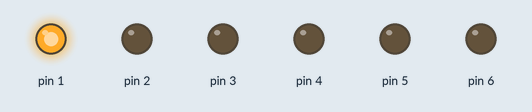
Simulated run of this sketch. Board: Arduino Uno, built with avr-gcc and run on an emulated ATmega328P. Parts: output pins drawn as LEDs (lit = HIGH).

Above: at 0.1 s.
At 0.5 s:
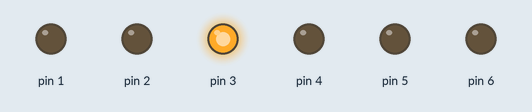
At 0.9 s:
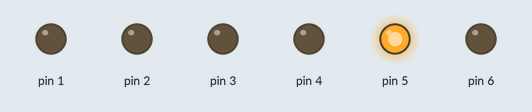
At 1.1 s:
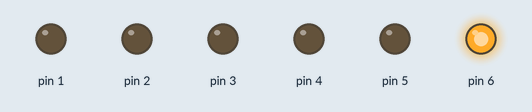
At 1.9 s:
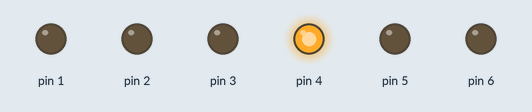
At 2.7 s:
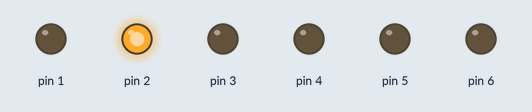
Timing chart, 0 to 3.0 s (numbered marks = the images above):
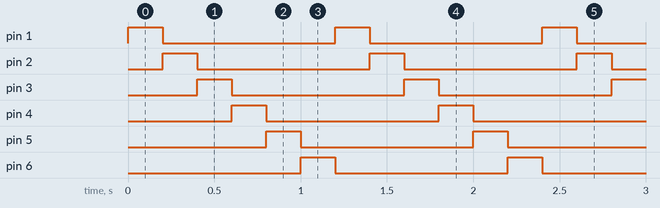

Measured:
- by itself, pin 1–6: alternates HIGH for 0.20 s and LOW for 1.0 s
- by itself, everything shown: repeats every 1.2 s, in 6 steps

The sketch:

02-led-series.ino.ino
```cpp
int delayms = 200;
int numLEDs = 6;
void setup() {
  int ledPin;                          //ledPin will be set to 1,2,3,4,5,6, 7 and 8.
  for (ledPin = 1; ledPin <= numLEDs; ledPin++)  //In turn set 1 ~ 8 digital pins to output mode
    pinMode(ledPin, OUTPUT);                     //Set the  ledPin pin to output mode
}

void loop() {
  int ledPin;                          //ledPin will be set to 1,2,3,4,5,6, 7 and 8.
  for (ledPin = 1; ledPin <= numLEDs; ledPin++)  //Every 200ms on in order LED1 ~ 8
  {
    digitalWrite(ledPin, HIGH);  //led on
    delay(delayms);              //Delay delayms ms
    digitalWrite(ledPin, LOW);  //led off
    // delay(delayms);             //Delay delayms ms
  }
}
```
